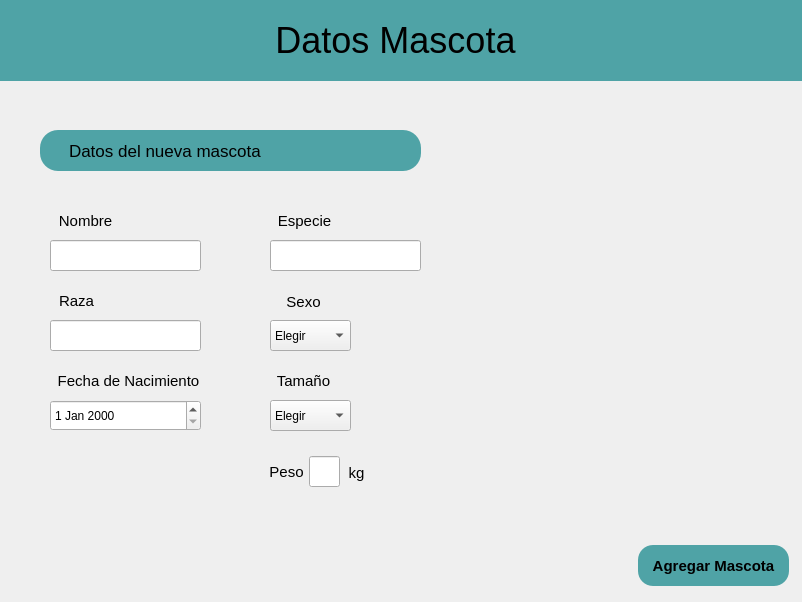
<?xml version="1.0" encoding="UTF-8"?>
<ui version="4.0">
 <class>NuevaMascota</class>
 <widget class="QMainWindow" name="NuevaMascota">
  <property name="geometry">
   <rect>
    <x>0</x>
    <y>0</y>
    <width>802</width>
    <height>602</height>
   </rect>
  </property>
  <property name="windowTitle">
   <string>Hotel</string>
  </property>
  <property name="windowIcon">
   <iconset>
    <normaloff>../Recursos/HotelMascota.png</normaloff>../Recursos/HotelMascota.png</iconset>
  </property>
  <widget class="QWidget" name="centralwidget">
   <widget class="QLabel" name="labelTitulo">
    <property name="geometry">
     <rect>
      <x>-20</x>
      <y>0</y>
      <width>831</width>
      <height>81</height>
     </rect>
    </property>
    <property name="font">
     <font>
      <family>Arial</family>
      <pointsize>27</pointsize>
      <weight>50</weight>
      <bold>false</bold>
     </font>
    </property>
    <property name="styleSheet">
     <string notr="true">background-color: rgb(79, 163, 166);</string>
    </property>
    <property name="text">
     <string>Datos Mascota</string>
    </property>
    <property name="alignment">
     <set>Qt::AlignCenter</set>
    </property>
   </widget>
   <widget class="QPushButton" name="BtnAtras">
    <property name="geometry">
     <rect>
      <x>20</x>
      <y>15</y>
      <width>51</width>
      <height>51</height>
     </rect>
    </property>
    <property name="cursor">
     <cursorShape>PointingHandCursor</cursorShape>
    </property>
    <property name="styleSheet">
     <string notr="true">background-color: rgb(79, 163, 166);
border-radius: 10px;</string>
    </property>
    <property name="text">
     <string/>
    </property>
    <property name="icon">
     <iconset>
      <normaloff>../Recursos/FotoBtnAtras.png</normaloff>../Recursos/FotoBtnAtras.png</iconset>
    </property>
    <property name="iconSize">
     <size>
      <width>50</width>
      <height>50</height>
     </size>
    </property>
   </widget>
   <widget class="QLabel" name="labelDatosNuevaMascota">
    <property name="geometry">
     <rect>
      <x>40</x>
      <y>130</y>
      <width>381</width>
      <height>41</height>
     </rect>
    </property>
    <property name="font">
     <font>
      <family>Arial</family>
      <pointsize>13</pointsize>
     </font>
    </property>
    <property name="styleSheet">
     <string notr="true">background-color: rgb(79, 163, 166);
border-radius: 18%;</string>
    </property>
    <property name="text">
     <string>Datos del nueva mascota</string>
    </property>
    <property name="alignment">
     <set>Qt::AlignLeading|Qt::AlignLeft|Qt::AlignVCenter</set>
    </property>
    <property name="indent">
     <number>29</number>
    </property>
   </widget>
   <widget class="QLabel" name="labelIconFlechaAbajo">
    <property name="geometry">
     <rect>
      <x>359</x>
      <y>136</y>
      <width>31</width>
      <height>31</height>
     </rect>
    </property>
    <property name="text">
     <string/>
    </property>
    <property name="pixmap">
     <pixmap>../Recursos/IconFlechaAbajo.png</pixmap>
    </property>
    <property name="scaledContents">
     <bool>true</bool>
    </property>
   </widget>
   <widget class="QLabel" name="labelFotoPerrito">
    <property name="geometry">
     <rect>
      <x>507</x>
      <y>191</y>
      <width>281</width>
      <height>271</height>
     </rect>
    </property>
    <property name="text">
     <string/>
    </property>
    <property name="pixmap">
     <pixmap>../Recursos/FotoPerrito.png</pixmap>
    </property>
    <property name="scaledContents">
     <bool>true</bool>
    </property>
   </widget>
   <widget class="QLabel" name="labelNombre">
    <property name="geometry">
     <rect>
      <x>35</x>
      <y>200</y>
      <width>101</width>
      <height>41</height>
     </rect>
    </property>
    <property name="font">
     <font>
      <family>Arial</family>
      <pointsize>11</pointsize>
     </font>
    </property>
    <property name="text">
     <string>Nombre</string>
    </property>
    <property name="alignment">
     <set>Qt::AlignCenter</set>
    </property>
   </widget>
   <widget class="QLineEdit" name="inputNombre">
    <property name="geometry">
     <rect>
      <x>50</x>
      <y>240</y>
      <width>151</width>
      <height>31</height>
     </rect>
    </property>
    <property name="font">
     <font>
      <family>Arial</family>
      <pointsize>10</pointsize>
     </font>
    </property>
    <property name="text">
     <string/>
    </property>
   </widget>
   <widget class="QLabel" name="labelApellido">
    <property name="geometry">
     <rect>
      <x>254</x>
      <y>200</y>
      <width>101</width>
      <height>41</height>
     </rect>
    </property>
    <property name="font">
     <font>
      <family>Arial</family>
      <pointsize>11</pointsize>
     </font>
    </property>
    <property name="text">
     <string>Especie</string>
    </property>
    <property name="alignment">
     <set>Qt::AlignCenter</set>
    </property>
   </widget>
   <widget class="QLineEdit" name="inputEspecie">
    <property name="geometry">
     <rect>
      <x>270</x>
      <y>240</y>
      <width>151</width>
      <height>31</height>
     </rect>
    </property>
    <property name="font">
     <font>
      <family>Arial</family>
      <pointsize>10</pointsize>
     </font>
    </property>
    <property name="text">
     <string/>
    </property>
   </widget>
   <widget class="QLineEdit" name="inputRaza">
    <property name="geometry">
     <rect>
      <x>50</x>
      <y>320</y>
      <width>151</width>
      <height>31</height>
     </rect>
    </property>
    <property name="font">
     <font>
      <family>Arial</family>
      <pointsize>10</pointsize>
     </font>
    </property>
    <property name="text">
     <string/>
    </property>
   </widget>
   <widget class="QLabel" name="labelRut">
    <property name="geometry">
     <rect>
      <x>51</x>
      <y>280</y>
      <width>51</width>
      <height>41</height>
     </rect>
    </property>
    <property name="font">
     <font>
      <family>Arial</family>
      <pointsize>11</pointsize>
     </font>
    </property>
    <property name="text">
     <string>Raza</string>
    </property>
    <property name="alignment">
     <set>Qt::AlignCenter</set>
    </property>
   </widget>
   <widget class="QLabel" name="labelFechaNacimiento">
    <property name="geometry">
     <rect>
      <x>53</x>
      <y>360</y>
      <width>151</width>
      <height>41</height>
     </rect>
    </property>
    <property name="font">
     <font>
      <family>Arial</family>
      <pointsize>11</pointsize>
     </font>
    </property>
    <property name="text">
     <string>Fecha de Nacimiento</string>
    </property>
    <property name="alignment">
     <set>Qt::AlignCenter</set>
    </property>
   </widget>
   <widget class="QDateEdit" name="dateEditFechaNacimiento">
    <property name="geometry">
     <rect>
      <x>50</x>
      <y>400</y>
      <width>151</width>
      <height>31</height>
     </rect>
    </property>
   </widget>
   <widget class="QLabel" name="labelPeso">
    <property name="geometry">
     <rect>
      <x>266</x>
      <y>451</y>
      <width>41</width>
      <height>41</height>
     </rect>
    </property>
    <property name="font">
     <font>
      <family>Arial</family>
      <pointsize>11</pointsize>
     </font>
    </property>
    <property name="text">
     <string>Peso</string>
    </property>
    <property name="alignment">
     <set>Qt::AlignCenter</set>
    </property>
   </widget>
   <widget class="QLineEdit" name="inputPeso">
    <property name="geometry">
     <rect>
      <x>309</x>
      <y>456</y>
      <width>31</width>
      <height>31</height>
     </rect>
    </property>
    <property name="font">
     <font>
      <family>Arial</family>
      <pointsize>10</pointsize>
     </font>
    </property>
    <property name="text">
     <string/>
    </property>
   </widget>
   <widget class="QLabel" name="labelSize">
    <property name="geometry">
     <rect>
      <x>268</x>
      <y>360</y>
      <width>71</width>
      <height>41</height>
     </rect>
    </property>
    <property name="font">
     <font>
      <family>Arial</family>
      <pointsize>11</pointsize>
     </font>
    </property>
    <property name="text">
     <string>Tamaño</string>
    </property>
    <property name="alignment">
     <set>Qt::AlignCenter</set>
    </property>
   </widget>
   <widget class="QLabel" name="labelSexo">
    <property name="geometry">
     <rect>
      <x>268</x>
      <y>281</y>
      <width>71</width>
      <height>41</height>
     </rect>
    </property>
    <property name="font">
     <font>
      <family>Arial</family>
      <pointsize>11</pointsize>
     </font>
    </property>
    <property name="text">
     <string>Sexo</string>
    </property>
    <property name="alignment">
     <set>Qt::AlignCenter</set>
    </property>
   </widget>
   <widget class="QComboBox" name="comboBoxSexo">
    <property name="geometry">
     <rect>
      <x>270</x>
      <y>320</y>
      <width>81</width>
      <height>31</height>
     </rect>
    </property>
    <item>
     <property name="text">
      <string>Elegir</string>
     </property>
    </item>
    <item>
     <property name="text">
      <string>Hembra</string>
     </property>
    </item>
    <item>
     <property name="text">
      <string>Macho</string>
     </property>
    </item>
   </widget>
   <widget class="QPushButton" name="BtnAgregarMascota">
    <property name="geometry">
     <rect>
      <x>638</x>
      <y>545</y>
      <width>151</width>
      <height>41</height>
     </rect>
    </property>
    <property name="font">
     <font>
      <family>Arial</family>
      <pointsize>11</pointsize>
      <weight>75</weight>
      <bold>true</bold>
     </font>
    </property>
    <property name="cursor">
     <cursorShape>PointingHandCursor</cursorShape>
    </property>
    <property name="styleSheet">
     <string notr="true">background-color: rgb(79, 163, 166);
border-radius:15px;</string>
    </property>
    <property name="text">
     <string>Agregar Mascota</string>
    </property>
   </widget>
   <widget class="QComboBox" name="comboBoxSize">
    <property name="geometry">
     <rect>
      <x>270</x>
      <y>400</y>
      <width>81</width>
      <height>31</height>
     </rect>
    </property>
    <item>
     <property name="text">
      <string>Elegir</string>
     </property>
    </item>
    <item>
     <property name="text">
      <string>Pequeño</string>
     </property>
    </item>
    <item>
     <property name="text">
      <string>Mediano</string>
     </property>
    </item>
    <item>
     <property name="text">
      <string>Grande</string>
     </property>
    </item>
   </widget>
   <widget class="QLabel" name="labelKg">
    <property name="geometry">
     <rect>
      <x>336</x>
      <y>452</y>
      <width>41</width>
      <height>41</height>
     </rect>
    </property>
    <property name="font">
     <font>
      <family>Arial</family>
      <pointsize>11</pointsize>
     </font>
    </property>
    <property name="text">
     <string>kg</string>
    </property>
    <property name="alignment">
     <set>Qt::AlignCenter</set>
    </property>
   </widget>
  </widget>
 </widget>
 <resources/>
 <connections/>
</ui>
